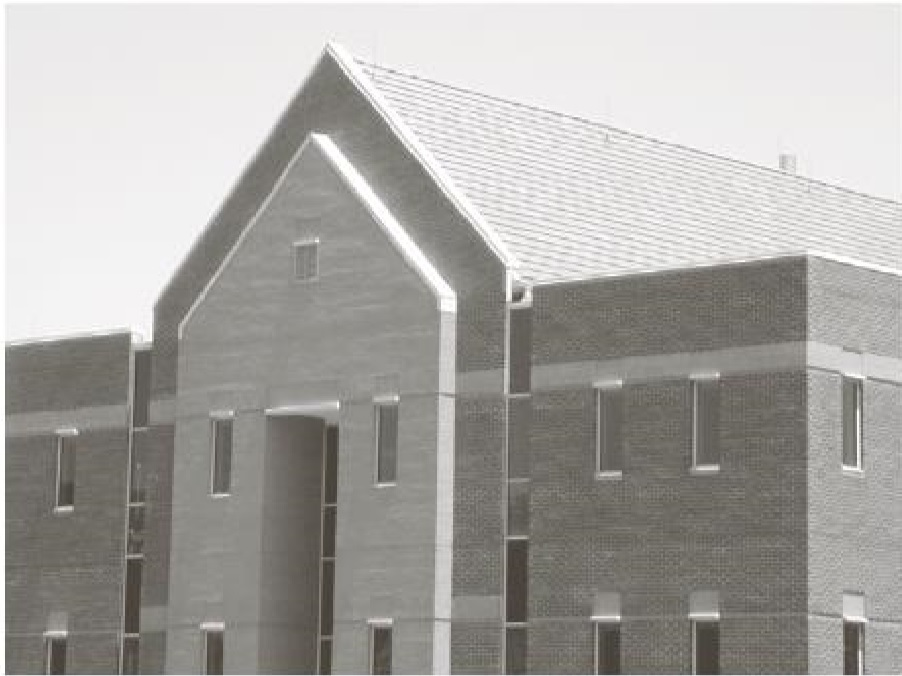
#> input picture Building.jpg, 902 x 676 px
$ python gsoc.py
#> lines starting #> are read from the running program, lines starting #| are printed output that depends on the picture
import numpy as np
import cv2
from collections import deque

#solve function takes input image as the parameter ,
#performs BFS on the image to detect nearest edge distance for every cell
#and stores this distance in the res matrix which is finally returned as output.

def solve(A):
    q = deque()
    r = len(A)
    c = len(A[0])
    map = {}
    res = []

    for i in range(r):
        t = [-1]*c
        res.append(t)

    for i in range(r):
        for j in range(c):
            if A[i][j]==255:
                res[i][j]=0
                q.append((i,j))

    while q:
        src = q.popleft()
        i , j = src[0],src[1]
        if not (src in map):
            map[src]=1
            d = res[i][j]

        if i>0 and res[i-1][j]==-1 :
            res[i-1][j] = d+1
            q.append((i-1,j))

        if i<r-1 and res[i+1][j]==-1 :
            res[i+1][j] = d+1
            q.append((i+1,j))

        if j>0 and res[i][j-1]==-1 :
            res[i][j-1] = d+1
            q.append((i,j-1))

        if j<c-1 and res[i][j+1]==-1 :
            res[i][j+1] = d+1
            q.append((i,j+1))

    return res

#Reading the image
img=cv2.imread('Building.jpg',0)
#> img: shape (676, 902); min 57, max 255, mean 167.7
print(img.shape)
#| (676, 902)
#Peforming inbuilt canny edge detection
canny=cv2.Canny(img,100,200)
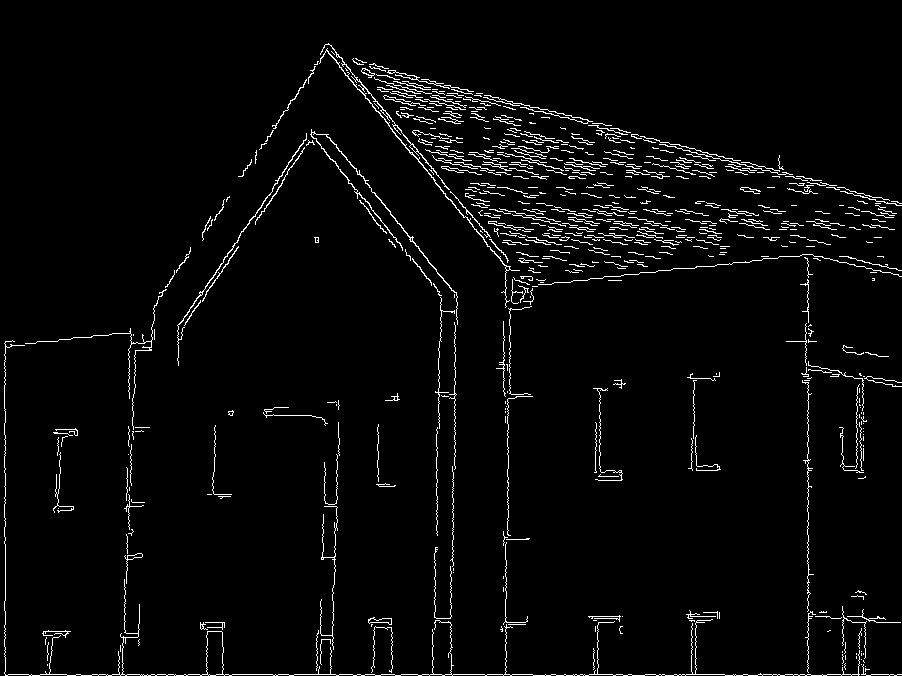
#> canny: shape (676, 902); 3.2% white in thin lines or dots
cv2.imshow("cannyedge",canny)
cv2.waitKey(0)
cv2.destroyAllWindows()
res=solve(canny)
#> in solve, `r = len(A)`: r = 676
#> in solve, `c = len(A[0])`: c = 902
#> after the loop in solve, `for i in range(r):`: res = 676 items
#> after the loop in solve, `while q:`: map = 609752 items
#> res = 676 items
#Asking for input
#> (the run stopped early here; a loop or call above may not have finished)
